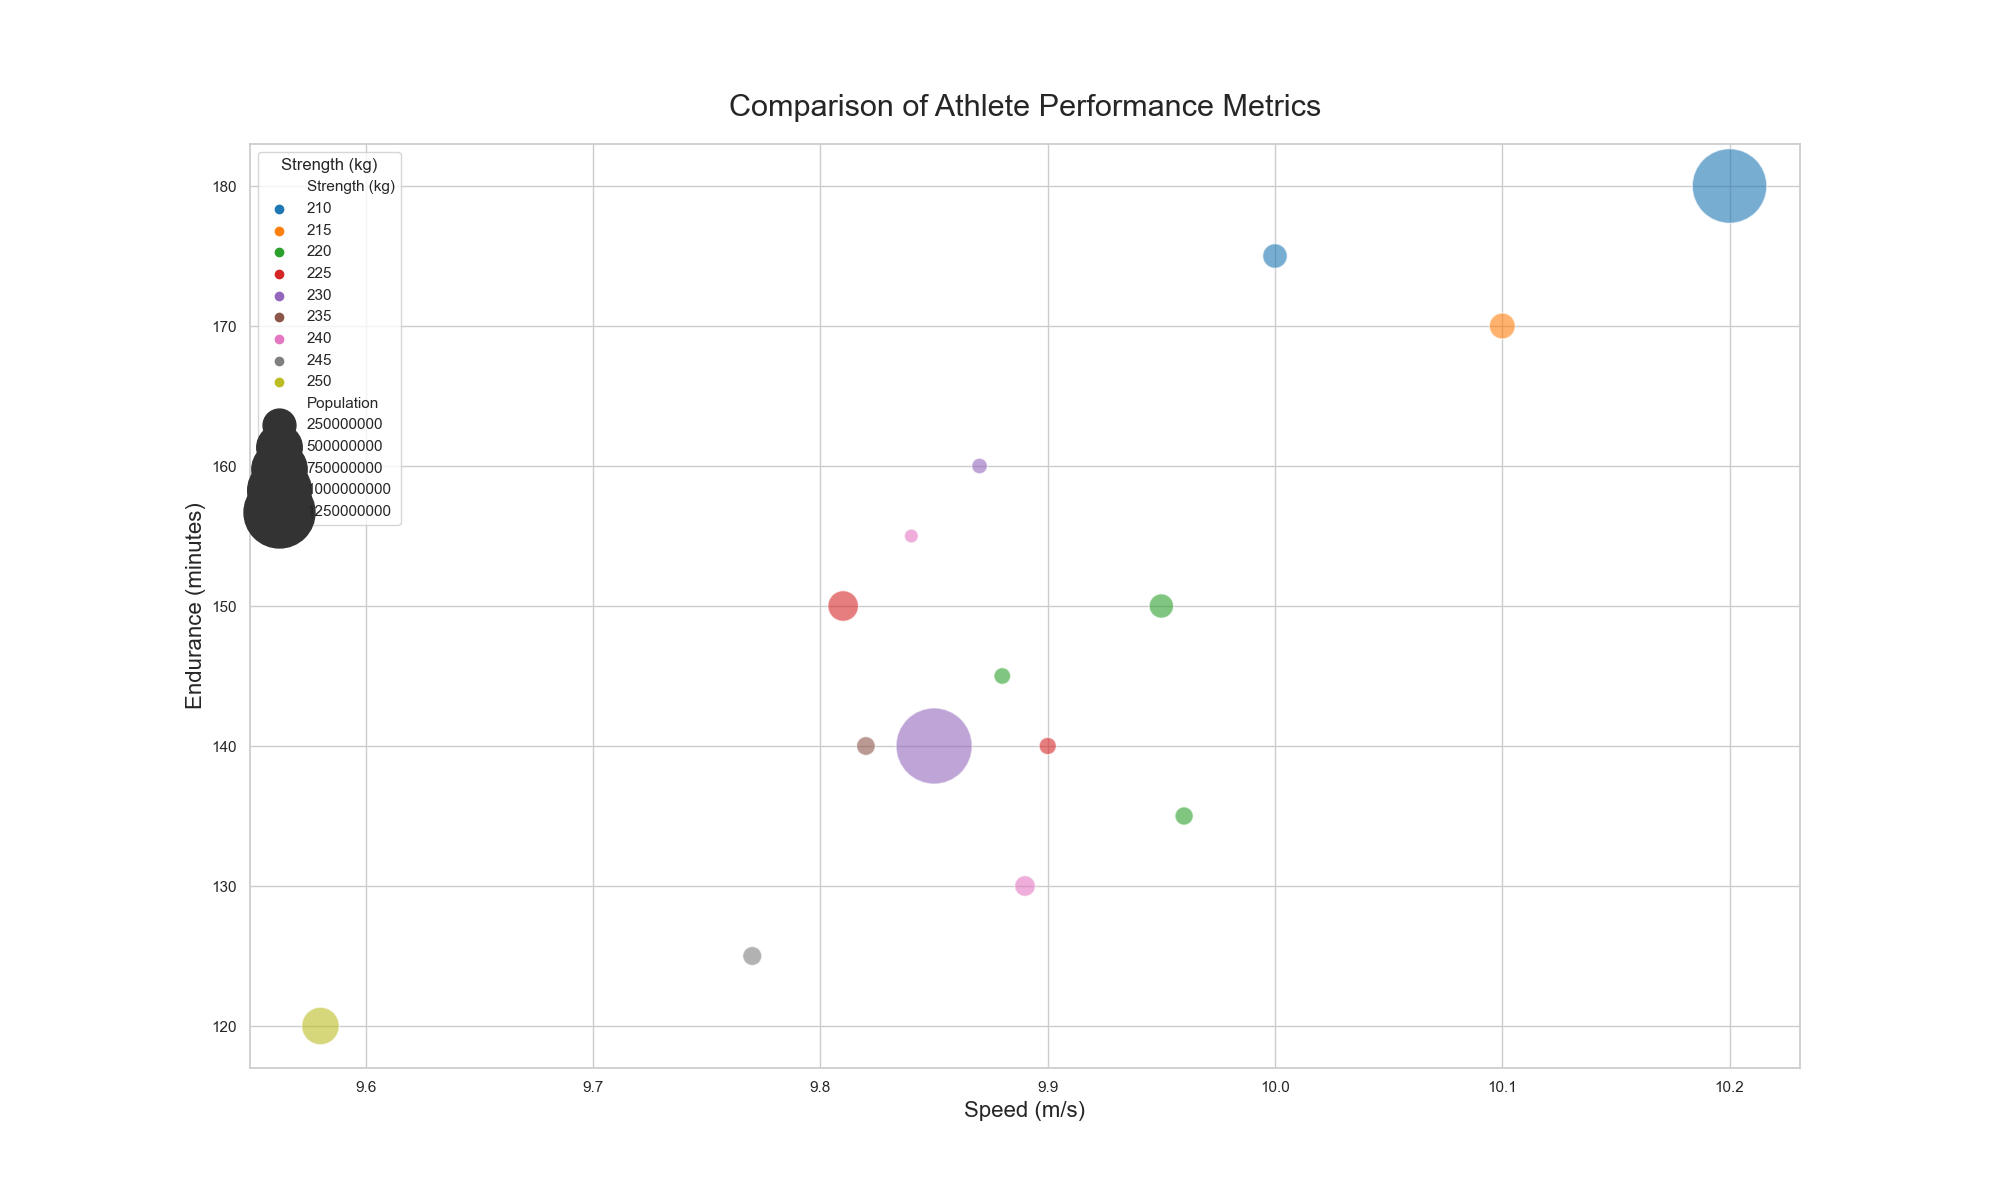

Write Python code to recreate this figure.

import seaborn as sns
import pandas as pd
import matplotlib.pyplot as plt

data = pd.DataFrame({
    'Country': ['USA', 'China', 'Japan', 'Germany', 'India', 'UK', 'France', 'Italy', 'Brazil', 'Canada', 'Russia', 'South Korea', 'Australia', 'Spain', 'Mexico'],
    'Speed (m/s)': [9.58, 9.85, 9.95, 9.89, 10.2, 9.77, 9.82, 9.96, 9.81, 9.87, 10.1, 9.9, 9.84, 9.88, 10.0],
    'Strength (kg)': [250, 230, 220, 240, 210, 245, 235, 220, 225, 230, 215, 225, 240, 220, 210],
    'Endurance (minutes)': [120, 140, 150, 130, 180, 125, 140, 135, 150, 160, 170, 140, 155, 145, 175],
    'Population': [331002651, 1439323776, 126476461, 83783942, 1380004385, 67886011, 65273511, 60461826, 212559417, 37742154, 145912025, 51269185, 25499884, 46754778, 128932753]
})

plt.figure(figsize=(20, 12))
bubble_chart = sns.scatterplot(
    data=data,
    x='Speed (m/s)',
    y='Endurance (minutes)',
    size='Population',
    hue='Strength (kg)',
    palette=['#1f77b4', '#ff7f0e', '#2ca02c', '#d62728', '#9467bd', '#8c564b', '#e377c2', '#7f7f7f', '#bcbd22', '#17becf', '#c5b0d5', '#ffbb78', '#98df8a', '#c49c94', '#f7b6d2'],
    sizes=(100, 3000),
    alpha=0.6
)

plt.legend(title='Strength (kg)', loc='upper left')
plt.title('Comparison of Athlete Performance Metrics', fontsize=22, pad=20)
plt.xlabel('Speed (m/s)', fontsize=16)
plt.ylabel('Endurance (minutes)', fontsize=16)
plt.show()
